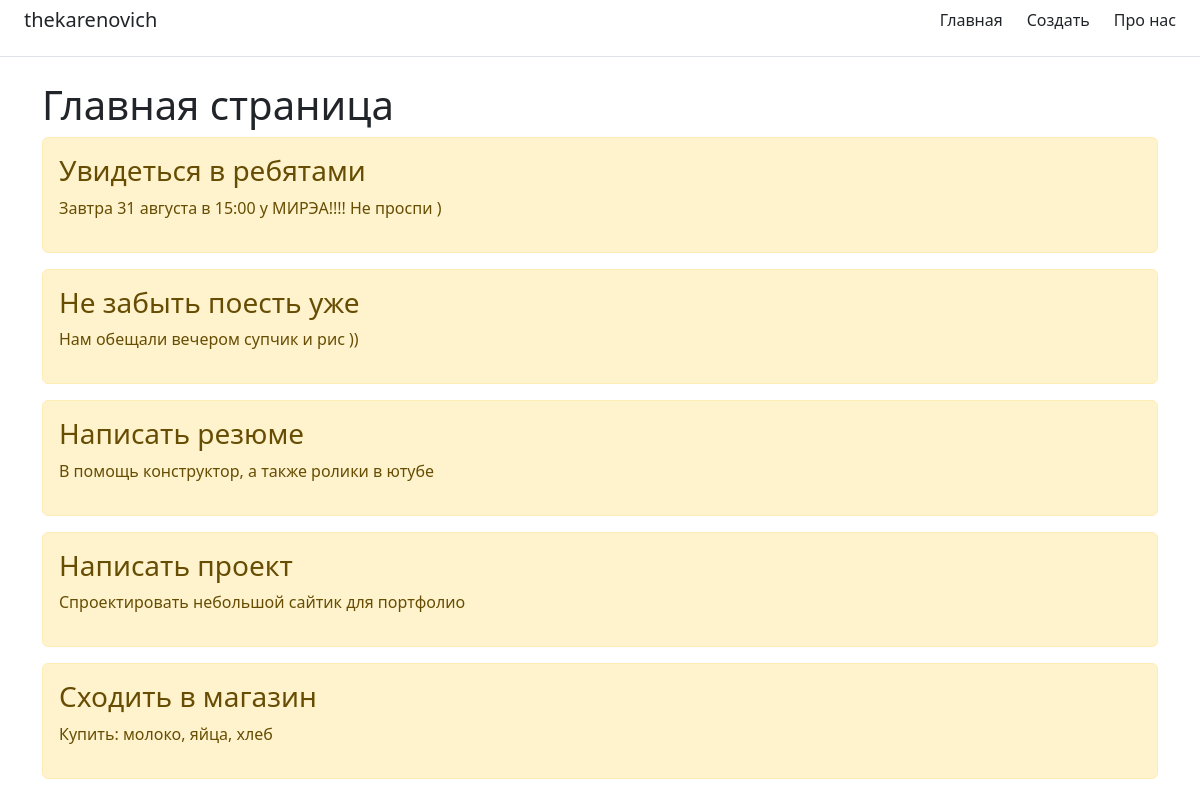
The page / on the database its author committed.
### main/models.py (models this page shows, shortened)
class Task(models.Model):
    title = models.CharField('Название', max_length=50)
    task = models.TextField('Описание')
    class Meta:
        verbose_name = 'Задача'
        verbose_name_plural = 'Задачи'

### main/views.py (the view)
# urls.py: path('', views.index, name='main'),
def index(request):
    tasks = Task.objects.order_by('-id')
    context = {'title': 'Главная страница сайта', 'tasks':tasks}
    return render(request, 'main/index.html', context)

### main/templates/main/index.html (shortened to what this page needs)
{% extends 'main/base.html' %}
{% block content %}
    <h1>Главная страница</h1>
    {% if tasks %}
        {% for el in tasks %}
            <div class="alert alert-warning mt-2">
                <h3>{{ el.title }}</h3>
                <p>{{ el.task }}</p>
            </div>
        {% endfor %}
    {% else %}
        <p>У вас нет записей!</p>
    {% endif %}
{% endblock %}

### main/templates/main/base.html (shortened to what this page needs)
<!DOCTYPE html>
<html lang="ru">
<head>
    <link rel="stylesheet" href="https://cdn.jsdelivr.net/npm/bootstrap@5.2.0/dist/css/bootstrap.min.css">
</head>
<body>
    <div class="d-flex flex-column flex-md-row align-items-center pb-3 mb-4 border-bottom">
        <h5 class="my-0 mx-4 mr-md-auto font-weight-normal">thekarenovich</h5>
      <nav class="d-inline-flex mt-2 mt-md-0 ms-md-auto">
        <a class="me-4 py-2 text-dark text-decoration-none" href='{% url "main" %}'>Главная</a>
        <a class="me-4 py-2 text-dark text-decoration-none" href='{% url "create" %}'>Создать</a>
        <a class="me-4 py-2 text-dark text-decoration-none" href='{% url "about" %}'>Про нас</a>
      </nav>
    </div>
    <div class="container">
        {% block content %}{% endblock %}
    </div>
</body>
</html>

### rows shown on the page
Task: title "Увидеться в ребятами", task "Завтра 31 августа в 15:00 у МИРЭА!!!! Не проспи )"
Task: title "Не забыть поесть уже", task "Нам обещали вечером супчик и рис ))"
Task: title "Написать резюме", task "В помощь конструктор, а также ролики в ютубе"
Task: title "Написать проект", task "Спроектировать небольшой сайтик для портфолио"
Task: title "Сходить в магазин", task "Купить: молоко, яйца, хлеб"
